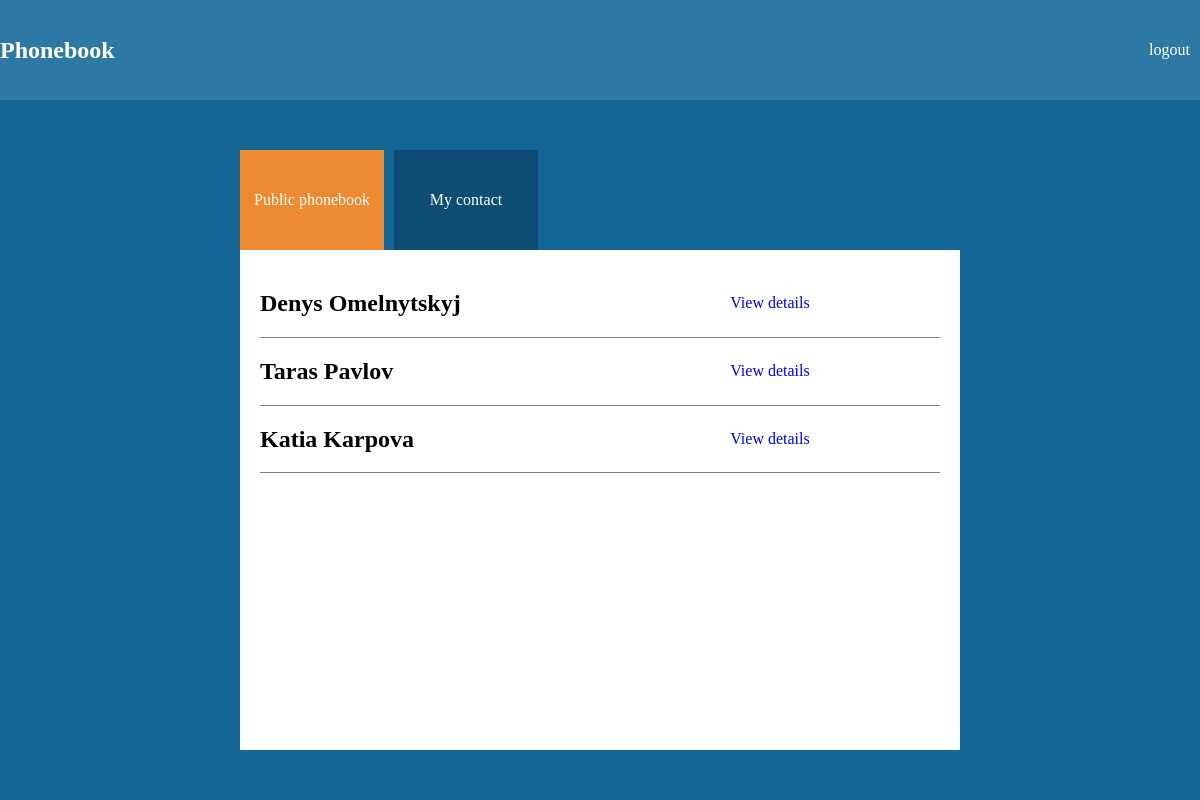
The page / (signed in) on the database its author committed.
### tables this page shows
CREATE TABLE `contacts` (
  `id` int(10) UNSIGNED NOT NULL,
  `name` varchar(255) NOT NULL,
  `surname` varchar(255) NOT NULL,
  `address` varchar(255) NOT NULL,
  `city` varchar(255) NOT NULL,
  `country_id` int(10) UNSIGNED NOT NULL,
  `publish` enum('yes','no') NOT NULL
);

### app/core/View.php (called while the page is built, shortened)
<?php
class View{
    public $template;
    public function __construct(){
        $this->template = 'template_main_view';
    }
    public function render(){
        include_once 'app/views/'.$this->template.'.php';
    }
}

### app/controllers/MainController.php (called while the page is built, shortened)
<?php
class MainController extends Controller{
    public function action_index(){
            $this->model = new MainModel();
            $this->view->contacts = $this->model->getContacts();
            $this->view->emails = $this->model->getEmails();
            $this->view->phones = $this->model->getPhones();
            $this->view->page = 'page_main_index_view';
            $this->view->render();
    }
}

### app/bootstrap.php (called while the page is built, shortened)
<?php
    include_once 'core/View.php';
    include_once 'core/Model.php';
    router::init();

### index.php (called while the page is built)
<?php
include_once 'app/bootstrap.php';

### app/core/Model.php (called while the page is built, shortened)
<?php
class Model{
    public function __construct(){
        $this->db = new mysqli(DB_HOST, DB_USER, DB_PASS, DB_NAME);
    }
}

### app/models/MainModel.php (called while the page is built, shortened)
<?php
class MainModel extends Model{
    public function getContacts(){
        if($this->db->connect_errno===0){
            $query = 'select contacts.id, contacts.name, contacts.surname, contacts.address, contacts.city, contacts.publish , countries.name as country from contacts left outer join countries on contacts.country_id = countries.id';
            $res = $this->db->query($query);
            if($res){
                return $res->fetch_all(MYSQLI_ASSOC);
            } else{
                return false;
            }
        }
    }
}

### app/views/page_main_index_view.php (the view, shortened to what this page needs)
<header><h2>Phonebook</h2>
    <?php if($_SESSION['login']){ ?>
    <form method="post">
        <input type="submit" value="logout">
    </form>
    <?php } ?>
</header>
<div class="container">
<nav>
    <ul>
        <li><a href="/main/index" class="activeButton">Public phonebook</a></li>
        <li>
            <?php if(!$_SESSION['login']){ ?>
            <a href="/main/login" class="usualButton">Login</a>
            <?php } else{ ?>
            <a href="/main/mycontact" class="usualButton">My contact</a>
            <?php } ?>
        </li>
    </ul>
</nav>
<div class="content">
    <?php
    $ccount = 0;
    foreach($this->contacts as $contact){
        if($contact['publish'] === 'no'){
            continue;
        }
    ?>
        <div class="userFullName">
            <h2><?= $contact['name'].' '.$contact['surname']?></h2>
            <a href="#" onclick="displayInform(this,<?= $ccount ?>,<?= $contact['id']?>)">View details</a>
        </div>
    <?php
    $ccount++;
    } ?>
</div>
</div>

### css/main.css (style rules this page uses)
body { margin: 0; }
a { text-decoration: none; }
ul { list-style: none; }
header { background: rgb(45,121,164); }
.container { padding: 50px 20%; display: grid; grid-template-rows: 100px 1fr; grid-template-columns: 1fr; justify-content: center; background: rgb(19,102,150); }
.content { background: white; padding: 20px; }
nav ul { padding: 0; margin: 0; height: 100%; display: grid; grid-template-rows: 1fr; grid-template-columns: 20% 20%; grid-column-gap: 10px; }
nav ul>li>a { display: grid; align-content: center; justify-content: center; color:white; height: 100%; }
.activeButton { background: rgb(237,138,50); }
.usualButton { background: rgb(14,77,115); }
.userFullName { display: grid; grid-template-columns: 1fr 1fr; border-bottom: 1px solid grey; }
.userFullName a { display:grid; align-content: center; justify-content: center; }
header { display: grid; grid-template-columns: 1fr 1fr; }
header h2 { color: white; display:grid; align-content: center; justify-content: left; }
header form { display:grid; align-content: center; justify-content: right; padding-right: 10px; }
header form input { padding: 0; border: none; font: inherit; color: white; background-color: transparent; }

### rows shown on the page
contacts: name "Denys", surname "Omelnytskyj"
contacts: name "Taras", surname "Pavlov"
contacts: name "Katia", surname "Karpova"
